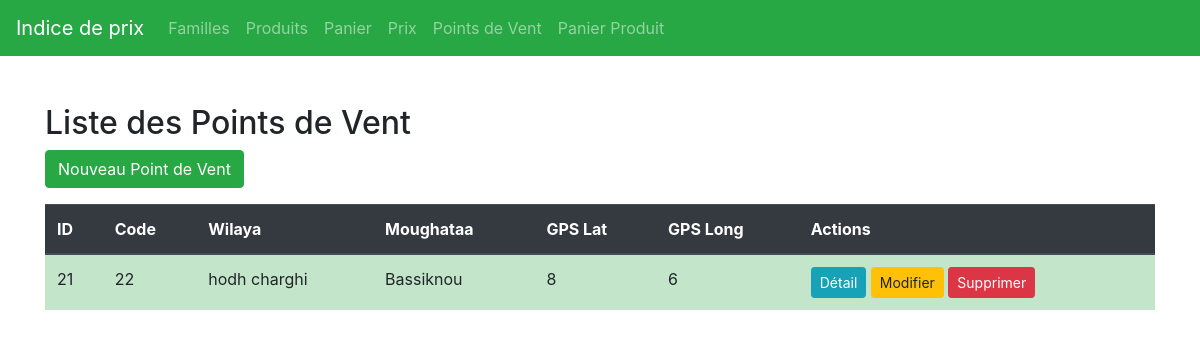
The page /point_de_vent/list/ on the database its author committed.
### app_22240/models.py (models this page shows, shortened)
class PointDeVent(models.Model):
    code = models.CharField(max_length=50)
    wilaya = models.CharField(max_length=50)
    moughataa = models.CharField(max_length=50)
    gps_lat = models.IntegerField(default=0)
    gps_long = models.IntegerField(default=0)

### app_22240/views.py (the view)
# urls.py: path('point_de_vent/list/', views.PointDeVentList.as_view(), name='pointdevent_list'),
class PointDeVentList(ListView):
    model = PointDeVent

### app_22240/templates/app_22240/pointdevent_list.html
{% extends 'base.html' %}
{% block content %}
<div class="container mt-5">
    <h2>Liste des Points de Vent</h2>
    <a href="{% url 'pointdevent_create' %}" class="btn btn-success mb-3">Nouveau Point de Vent</a>
    <table class="table table-success ">
        <thead class="thead-dark">
            <tr>
                <th scope="col">ID</th>
                <th scope="col">Code</th>
                <th scope="col">Wilaya</th>
                <th scope="col">Moughataa</th>
                <th scope="col">GPS Lat</th>
                <th scope="col">GPS Long</th>
                <th scope="col">Actions</th>
            </tr>
        </thead>
        <tbody>
            {% for point_de_vent in pointdevent_list %}
            <tr>
                <td>{{ point_de_vent.id }}</td>
                <td>{{ point_de_vent.code }}</td>
                <td>{{ point_de_vent.wilaya }}</td>
                <td>{{ point_de_vent.moughataa }}</td>
                <td>{{ point_de_vent.gps_lat }}</td>
                <td>{{ point_de_vent.gps_long }}</td>
                <td>
                    <a href="{% url 'pointdevent_detail' point_de_vent.pk %}" class="btn btn-info btn-sm">Détail</a>
                    <a href="{% url 'pointdevent_update' point_de_vent.pk %}" class="btn btn-warning btn-sm">Modifier</a>
                    <a href="{% url 'pointdevent_delete' point_de_vent.pk %}" class="btn btn-danger btn-sm" onclick="return confirm('Êtes-vous sûr de vouloir supprimer ce Point de Vent ?')">Supprimer</a>
                </td>
            </tr>
            {% endfor %}
        </tbody>
    </table>
</div>
{% endblock %}

### rows shown on the page
PointDeVent: id "21", code "22", wilaya "hodh charghi", moughataa "Bassiknou", gps_lat "8", gps_long "6"
